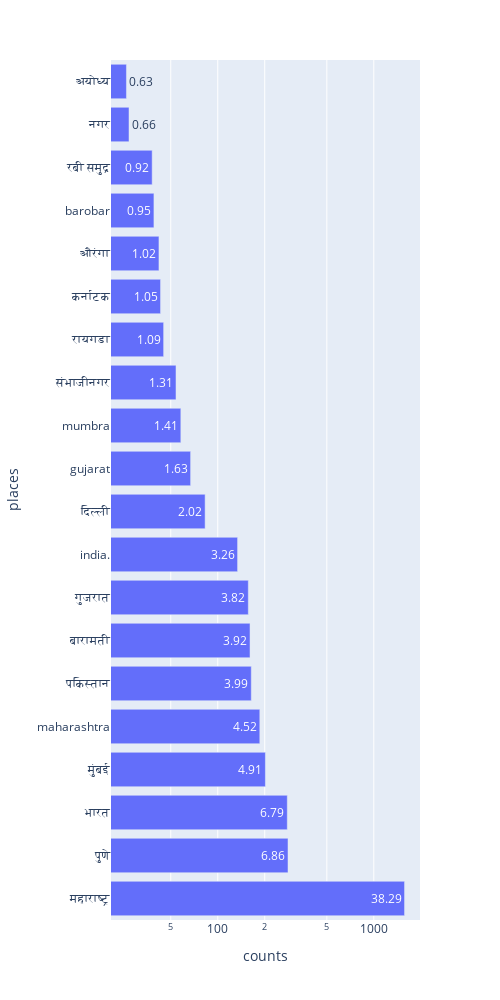

Write notebook code for a chart like this one.
### Code cell
fig = px.bar(counts_df.iloc[:20], y='places', x='counts', text= "percentage", log_x =True)
fig.update_layout(
    autosize=False,
    width=500,
    height=1000)
fig.show()

### Figure 1 — Plotly figure (JSON) as saved in the notebook; plotly's stock layout.template omitted (floating-point values rounded to 4 significant figures)
{"data": [{"alignmentgroup": "True", "hovertemplate": "counts=%{x}<br>places=%{y}<br>percentage=%{text}<extra></extra>", "legendgroup": "", "marker": {"color": "#636efa", "pattern": {"shape": ""}}, "name": "", "offsetgroup": "", "orientation": "h", "showlegend": false, "text": [38.29, 6.86, 6.79, 4.91, 4.52, 3.99, 3.92, 3.82, 3.26, 2.02, 1.63, 1.41, 1.31, 1.09, 1.05, 1.02, 0.95, 0.92, 0.66, 0.63], "textposition": "auto", "type": "bar", "x": [1574, 282, 279, 202, 186, 164, 161, 157, 134, 83, 67, 58, 54, 45, 43, 42, 39, 38, 27, 26], "xaxis": "x", "y": ["महाराष्ट्र", "पुणे", "भारत", "मुंबई", "maharashtra", "पकिस्तान", "बारामती", "गुजरात", "india.", "दिल्ली", "gujarat", "mumbra", "संभाजीनगर", "रायगडा", "कर्नाटक", "औरंगा", "barobar", "रबी समुद्र", "नगर", "अयोध्य"], "yaxis": "y"}], "layout": {"autosize": false, "barmode": "relative", "height": 1000, "legend": {"tracegroupgap": 0}, "margin": {"t": 60}, "width": 500, "xaxis": {"anchor": "y", "domain": [0, 1], "title": {"text": "counts"}, "type": "log"}, "yaxis": {"anchor": "x", "domain": [0, 1], "title": {"text": "places"}}}}
